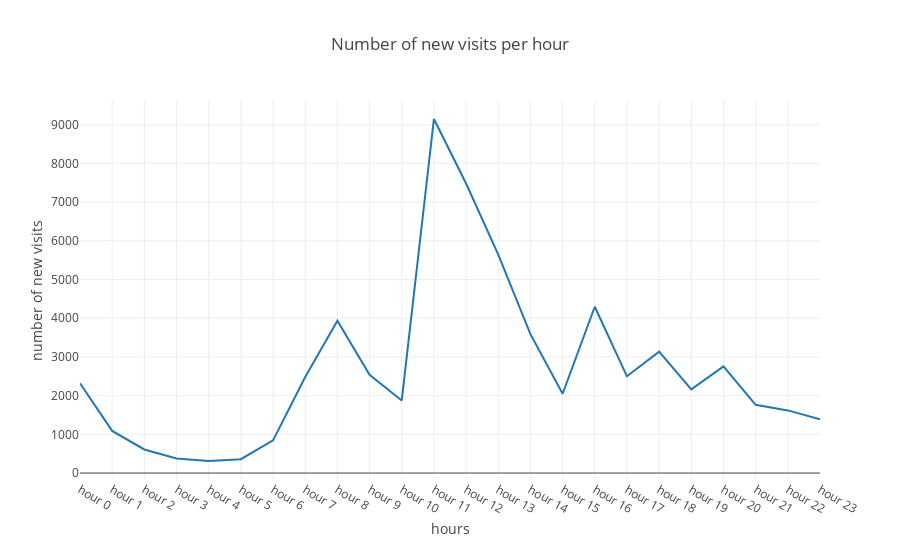

Notebook cell for this chart:
### Code cell
distinct_y_axis=[2319,1089,609,378,311,357,845,2482,3932,2538,1876,9147,7480,5642,3589,2049,4296,2499,3135,2164,2757,1762,1618,1391]

plotly.offline.iplot({
    "data": [go.Scatter(x=x_axis, y=distinct_y_axis)],
    "layout": go.Layout(title="Number of new visits per hour",yaxis=dict(title="number of new visits"),xaxis=dict(title='hours'))
})

### Figure 1 — Plotly figure (JSON) as saved in the notebook; plotly's stock layout.template omitted (floating-point values rounded to 4 significant figures)
{"data": [{"type": "scatter", "uid": "935d6fb7-f01f-486f-9f6f-2a0b7cdd2ce7", "x": ["hour 0", "hour 1", "hour 2", "hour 3", "hour 4", "hour 5", "hour 6", "hour 7", "hour 8", "hour 9", "hour 10", "hour 11", "hour 12", "hour 13", "hour 14", "hour 15", "hour 16", "hour 17", "hour 18", "hour 19", "hour 20", "hour 21", "hour 22", "hour 23"], "y": [2319, 1089, 609, 378, 311, 357, 845, 2482, 3932, 2538, 1876, 9147, 7480, 5642, 3589, 2049, 4296, 2499, 3135, 2164, 2757, 1762, 1618, 1391]}], "layout": {"title": "Number of new visits per hour", "xaxis": {"title": "hours"}, "yaxis": {"title": "number of new visits"}}}
